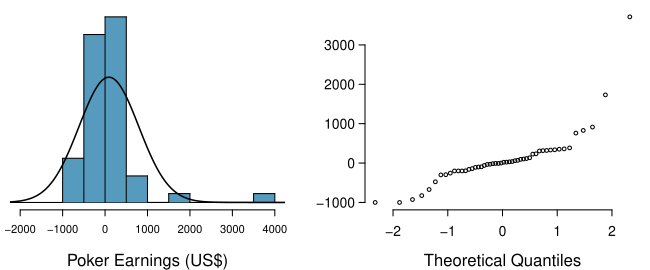

Reproduce this figure in R.
library(openintro)
data(COL)

#===> data <===#
obs <- c(-110, -9, -60, 316, -200, -196, 320, -160, 31, 331, 1731, 21, -926, -475, 914, -300, -15, 1, -29, 829, 761, 227, -141, -672, 352, 385, 24, 103, -826, 95, 115, 39, -9, -1000, -35, -200, -200, 235, 70, 307, 135, 60, -100, -295, -1000, 361, -95, 337, 3712, -255)

M  <- mean(obs)
SD <- sd(obs)
x <- seq(min(obs)-3000, max(obs)+3000, 1)
y <- dnorm(x, M, SD)

myPDF("pokerNormal.pdf", 6.5, 2.7, mfrow = c(1, 2),
      mgp = c(2, 0.5, 0), mar = c(3, 0.5, 0.5, 2))
histPlot(obs, xlab = 'Poker Earnings (US$)',
         ylab = '', axes = FALSE, main = '',
         xlim = c(-2000, 4000), probability = TRUE,
         col=COL[1])
axis(1, cex.axis = 0.7, mgp = c(2, 0.35, 0))
lines(x, y, lwd = 1.5)

par(mar = c(3, 2, 0.5, 0.5), mgp=c(2.8, 0.5, 0), cex.axis=0.8)
qqnorm(obs, cex=0.5, main='', axes=FALSE, ylab='', xlab='')
mtext('Theoretical Quantiles', line=2, side=1)
axis(1)
axis(2)
# abline(M, SD)
dev.off()


M
SD



myPDF("pokerNormal_bootstrap.pdf", 6.5, 2.7, mfrow = c(1, 2),
      mgp = c(2, 0.5, 0), mar = c(3, 0.5, 0.5, 2))
histPlot(obs, xlab = 'Poker Earnings (US$)',
         ylab = '', axes = FALSE, main = '',
         xlim = c(-2000, 4000), probability = TRUE,
         col=COL[1])
axis(1, cex.axis = 0.7, mgp = c(2, 0.35, 0))

X <- matrix(sample(obs, length(obs) * 1e4, TRUE), 1e4)
sds <- apply(X, 1, sd)
histPlot(sds, main='', axes=FALSE, ylab='', xlab='',
         col = COL[1])
axis(1, cex.axis = 0.7, mgp = c(2, 0.35, 0))
axis(2, cex.axis = 0.7, mgp = c(2, 0.35, 0))
mtext('Bootstrap Distribution of Standard Deviation', line=2, side=1)
# abline(M, SD)
dev.off()
